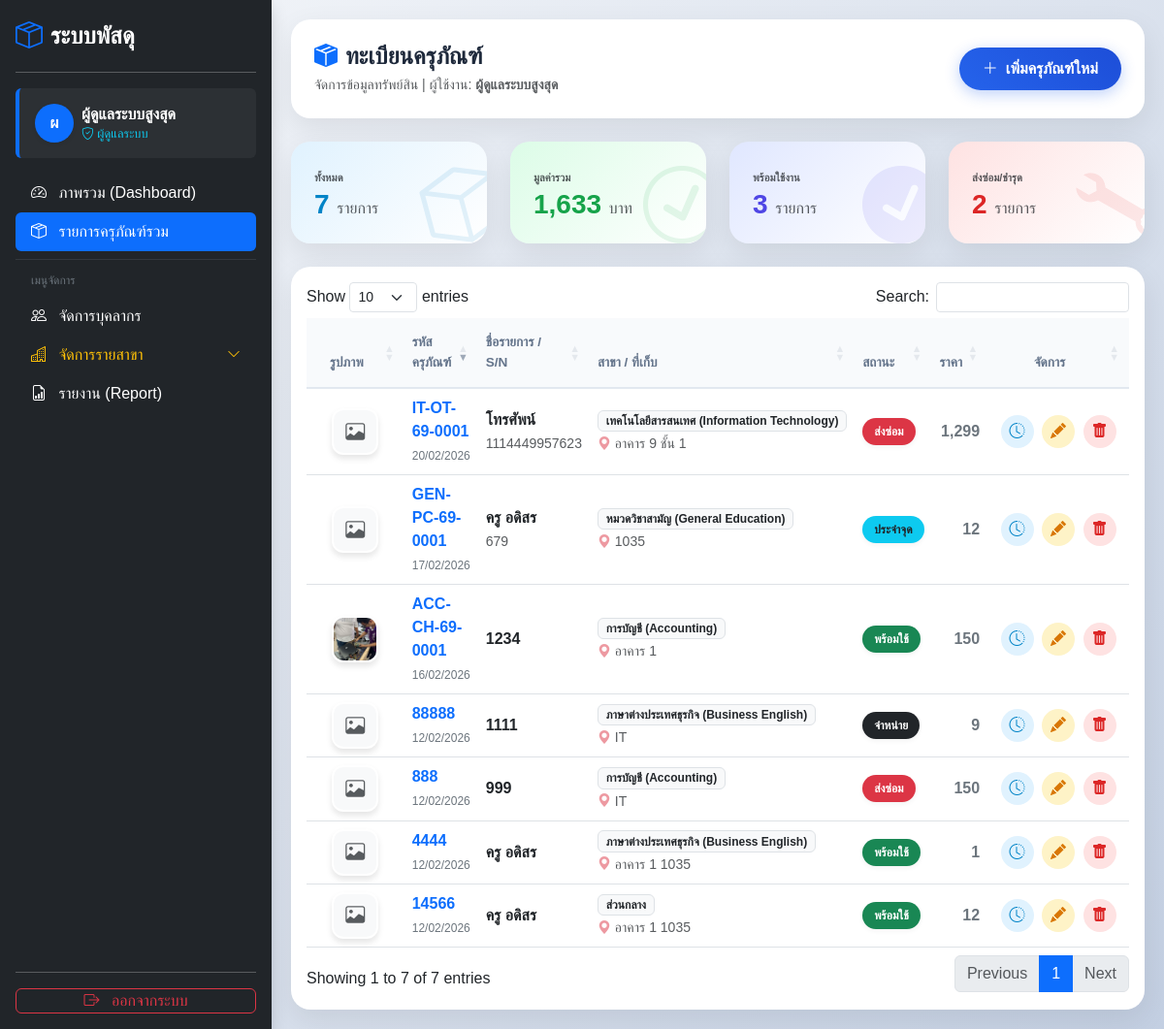
The app's page /assets.php (signed in) with its own data.
### tables this page shows
CREATE TABLE `assets` (
  `id` int(11) NOT NULL,
  `asset_code` varchar(50) NOT NULL,
  `asset_name` varchar(100) NOT NULL,
  `category` varchar(50) NOT NULL,
  `location` varchar(100) DEFAULT NULL,
  `description` text DEFAULT NULL,
  `price` decimal(10,2) DEFAULT 0.00,
  `received_date` date DEFAULT NULL,
  `status` enum('available','in_use','repair','disposed','stationed') NOT NULL DEFAULT 'available',
  `image` varchar(255) DEFAULT NULL,
  `borrowed_by` varchar(100) DEFAULT NULL,
  `current_user_id` int(11) DEFAULT NULL,
  `updated_at` timestamp NOT NULL DEFAULT current_timestamp() ON UPDATE current_timestamp(),
  `department_id` int(11) DEFAULT NULL,
  `serial_number` varchar(100) DEFAULT NULL,
  `cost` decimal(10,2) DEFAULT 0.00,
  `useful_life` int(11) DEFAULT 5,
  `salvage_value` decimal(10,2) DEFAULT 1.00,
  `category_id` int(11) DEFAULT NULL
);

CREATE TABLE `departments` (
  `id` int(11) NOT NULL,
  `code` varchar(10) NOT NULL,
  `name` varchar(100) NOT NULL,
  `contact_person` varchar(150) DEFAULT 'เจ้าหน้าที่สาขา'
);

### assets.php (the view, shortened to what this page needs)
<?php
require 'db.php';
$user_role = $_SESSION['role'];
$user_dept = $_SESSION['dept_id'] ?? 0;
if ($user_role == 'admin') {
    $sql = "SELECT a.*, d.name as dept_name FROM assets a LEFT JOIN departments d ON a.department_id = d.id ORDER BY a.id DESC";
    $stmt = $pdo->prepare($sql); $stmt->execute();
} else {
    $sql = "SELECT a.*, d.name as dept_name FROM assets a LEFT JOIN departments d ON a.department_id = d.id WHERE a.department_id = ? ORDER BY a.id DESC";
    $stmt = $pdo->prepare($sql); $stmt->execute([$user_dept]);
}
$assets = $stmt->fetchAll();
$summary = ['total' => count($assets), 'price' => 0, 'available' => 0, 'repair' => 0];
foreach ($assets as $a) {
    $summary['price'] += $a['price'];
    if ($a['status'] == 'available') $summary['available']++;
    if ($a['status'] == 'repair') $summary['repair']++;
}
?>
<!DOCTYPE html>
<html lang="th">
<head>
    <link href="https://cdn.jsdelivr.net/npm/bootstrap@5.3.0/dist/css/bootstrap.min.css" rel="stylesheet">
    <link rel="stylesheet" href="https://cdn.jsdelivr.net/npm/bootstrap-icons@1.11.0/font/bootstrap-icons.css">
    <link rel="stylesheet" href="https://cdn.datatables.net/1.13.7/css/dataTables.bootstrap5.min.css">
</head>
<body class="d-flex">
    <?php include 'sidebar.php'; ?>
    <div class="main-content">
        <div class="card mb-4 p-4 border-0 d-flex flex-row justify-content-between align-items-center">
            <div>
                <h4 class="fw-bold mb-1" style="color: #1e293b;">
                    <i class="bi bi-box-seam-fill text-primary me-2"></i>ทะเบียนครุภัณฑ์
                </h4>
                <p class="text-muted mb-0 small">จัดการข้อมูลทรัพย์สิน | ผู้ใช้งาน: <b><?= $user_name ?></b></p>
            </div>
            <?php if($user_role == 'admin' || $user_role == 'teacher'): ?>
                <button class="btn btn-gradient" onclick="openAddModal()">
                    <i class="bi bi-plus-lg me-2"></i>เพิ่มครุภัณฑ์ใหม่
                </button>
            <?php endif; ?>
        </div>
        <div class="row g-4 mb-4">
            <div class="col-md-3">
                <div class="card h-100 stat-card stat-primary">
                    <div class="card-body p-4">
                        <small class="text-uppercase fw-bold text-muted" style="font-size: 0.7rem;">ทั้งหมด</small>
                        <h3 class="fw-bold mb-0"><?= number_format($summary['total']) ?> <span class="fs-6 text-muted fw-normal">รายการ</span></h3>
                    </div>
                </div>
            </div>
            <div class="col-md-3">
                <div class="card h-100 stat-card stat-success">
                    <div class="card-body p-4">
                        <small class="text-uppercase fw-bold text-muted" style="font-size: 0.7rem;">มูลค่ารวม</small>
                        <h3 class="fw-bold mb-0"><?= number_format($summary['price']) ?> <span class="fs-6 text-muted fw-normal">บาท</span></h3>
                    </div>
                </div>
            </div>
            <div class="col-md-3">
                <div class="card h-100 stat-card stat-info">
                    <div class="card-body p-4">
                        <small class="text-uppercase fw-bold text-muted" style="font-size: 0.7rem;">พร้อมใช้งาน</small>
                        <h3 class="fw-bold mb-0"><?= number_format($summary['available']) ?> <span class="fs-6 text-muted fw-normal">รายการ</span></h3>
                    </div>
                </div>
            </div>
            <div class="col-md-3">
                <div class="card h-100 stat-card stat-danger">
                    <div class="card-body p-4">
                        <small class="text-uppercase fw-bold text-muted" style="font-size: 0.7rem;">ส่งซ่อม/ชำรุด</small>
                        <h3 class="fw-bold mb-0"><?= number_format($summary['repair']) ?> <span class="fs-6 text-muted fw-normal">รายการ</span></h3>
                    </div>
                </div>
            </div>
        </div>
        <div class="card p-0 overflow-hidden">
            <div class="card-body p-0">
                <div class="table-responsive p-3">
                    <table id="mainTable" class="table table-hover align-middle w-100">
                        <thead>
                            <tr>
                                <th class="text-center" width="70">รูปภาพ</th>
                                <th>รหัสครุภัณฑ์</th>
                                <th>ชื่อรายการ / S/N</th>
                                <th>สาขา / ที่เก็บ</th>
                                <th>สถานะ</th>
                                <th class="text-end">ราคา</th>
                                <th class="text-center" width="120">จัดการ</th>
                            </tr>
                        </thead>
                        <tbody>
                            <?php foreach ($assets as $row): ?>
                            <tr>
                                <td class="text-center">
                                    <?php if ($row['image'] && file_exists("uploads/" . $row['image'])): ?>
                                        <img src="uploads/<?= $row['image'] ?>" class="asset-thumb" onclick="showImage('uploads/<?= $row['image'] ?>', '<?= $row['asset_name'] ?>')">
                                    <?php else: ?>
                                        <div class="asset-thumb bg-light d-flex align-items-center justify-content-center text-muted mx-auto"><i class="bi bi-image fs-5"></i></div>
                                    <?php endif; ?>
                                </td>
                                <td>
                                    <span class="fw-bold text-primary"><?= $row['asset_code'] ?></span><br>
                                    <small class="text-secondary" style="font-size: 0.75rem;">
                                        <?= !empty($row['received_date']) ? date('d/m/Y', strtotime($row['received_date'])) : '-' ?>
                                    </small>
                                </td>
                                <td>
                                    <span class="fw-semibold text-dark"><?= $row['asset_name'] ?></span>
                                    <?php if($row['serial_number']): ?>
                                        <br><small class="text-muted"><i class="bi bi-barcode"></i> <?= $row['serial_number'] ?></small>
                                    <?php endif; ?>
                                </td>
                                <td>
                                    <span class="badge bg-light text-dark border"><?= $row['dept_name'] ?: 'ส่วนกลาง' ?></span><br>
                                    <small class="text-muted"><i class="bi bi-geo-alt-fill text-danger opacity-50"></i> <?= $row['location'] ?></small>
                                </td>
                                <td>
                                    <?php
                                        $s = $row['status'];
                                        $cls = 'secondary'; $txt = 'ไม่ระบุ';
                                        if($s=='available') { $cls='success'; $txt='พร้อมใช้'; }
                                        elseif($s=='stationed') { $cls='info text-dark'; $txt='ประจำจุด'; }
                                        elseif($s=='repair') { $cls='danger'; $txt='ส่งซ่อม'; }
                                        elseif($s=='in_use') { $cls='warning text-dark'; $txt='ถูกยืม'; }
                                        elseif($s=='disposed') { $cls='dark'; $txt='จำหน่าย'; }
                                        echo "<span class='badge bg-$cls badge-status'>$txt</span>";
                                    ?>
                                </td>
                                <td class="text-end fw-bold text-secondary"><?= number_format($row['price']) ?></td>
                                <td class="text-center">
                                    <a href="history.php?id=<?= $row['id'] ?>" class="btn btn-icon btn-hist me-1" title="ประวัติ"><i class="bi bi-clock-history"></i></a>
                                    <?php if($user_role == 'admin' || ($user_role == 'teacher' && $row['department_id'] == $user_dept)): ?>
                                        <button class="btn btn-icon btn-edit me-1" onclick='openEdit(<?= json_encode($row) ?>)' title="แก้ไข"><i class="bi bi-pencil-fill"></i></button>
                                        <form method="POST" class="d-inline" onsubmit="return confirmDelete('<?= $row['asset_code'] ?>')">
                                            <button class="btn btn-icon btn-del" title="ลบ"><i class="bi bi-trash-fill"></i></button>
                                        </form>
                                    <?php endif; ?>
                                </td>
                            </tr>
                            <?php endforeach; ?>
                        </tbody>
                    </table>
                </div>
            </div>
        </div>
    </div>
</body>
</html>

### assets.php (style rules this page uses)
body { background: linear-gradient(135deg, #f5f7fa 0%, #c3cfe2 100%); font-family: 'Sarabun', sans-serif; min-height: 100vh; color: #2c3e50; overflow-x: hidden; }
.main-content { flex-grow: 1; padding: 30px; height: 100vh; overflow-y: auto; }
.card { border: none; border-radius: 20px; background: #fff; box-shadow: 0 10px 30px rgba(0,0,0,0.08); transition: transform 0.2s; }
.stat-card { position: relative; overflow: hidden; }
.stat-card::after { content: ''; position: absolute; right: -15px; bottom: -20px; font-family: 'bootstrap-icons'; font-size: 80px; opacity: 0.1; transform: rotate(-15deg); }
.stat-primary { background: linear-gradient(135deg, #e0f2fe, #fff); }
.stat-primary h3 { color: #0284c7; }
.stat-primary::after { content: '\F1C8'; color: #0284c7; }
.stat-success { background: linear-gradient(135deg, #dcfce7, #fff); }
.stat-success h3 { color: #16a34a; }
.stat-success::after { content: '\F26B'; color: #16a34a; }
.stat-info { background: linear-gradient(135deg, #e0e7ff, #fff); }
.stat-info h3 { color: #4f46e5; }
.stat-info::after { content: '\F26A'; color: #4f46e5; }
.stat-danger { background: linear-gradient(135deg, #fee2e2, #fff); }
.stat-danger h3 { color: #dc2626; }
.stat-danger::after { content: '\F621'; color: #dc2626; }
.table thead th { background-color: #f8fafc; color: #64748b; font-weight: 700; text-transform: uppercase; font-size: 0.85rem; border-bottom: 2px solid #e2e8f0; padding-top: 15px; padding-bottom: 15px; }
.asset-thumb { width: 48px; height: 48px; object-fit: cover; border-radius: 12px; border: 2px solid #fff; box-shadow: 0 4px 6px rgba(0,0,0,0.1); cursor: pointer; transition: 0.2s; }
.badge-status { padding: 8px 12px; border-radius: 30px; font-weight: 600; font-size: 0.75rem; box-shadow: 0 2px 5px rgba(0,0,0,0.05); }
.btn-gradient { background: linear-gradient(45deg, #2563eb, #1d4ed8); border: none; color: white; box-shadow: 0 4px 15px rgba(37, 99, 235, 0.3); border-radius: 30px; padding: 10px 24px; font-weight: 600; transition: all 0.3s; }
.btn-icon { width: 34px; height: 34px; border-radius: 50%; padding: 0; display: inline-flex; align-items: center; justify-content: center; border: none; transition: 0.2s; }
.btn-edit { background: #fef3c7; color: #d97706; }
.btn-del { background: #fee2e2; color: #dc2626; }
.btn-hist { background: #e0f2fe; color: #0284c7; }

### sidebar.php (style rules this page uses)
body { display: flex !important; flex-direction: row !important; min-height: 100vh; margin: 0; overflow-x: hidden; }
#sidebar-wrapper + div, .main-content, .container-fluid { flex-grow: 1; width: 100%; padding: 20px; overflow-y: auto; }

### records on screen
assets: asset_code "IT-OT-69-0001", received_date "20/02/2026", asset_name "โทรศัพน์", serial_number "1114449957623", department.name "เทคโนโลยีสารสนเทศ (Information Technology)", location "อาคาร 9 ชั้น 1", status "ส่งซ่อม", price "1,299"
assets: asset_code "GEN-PC-69-0001", received_date "17/02/2026", asset_name "ครู อดิสร", serial_number "679", department.name "หมวดวิชาสามัญ (General Education)", location "1035", status "ประจำจุด", price "12"
assets: image (picture), asset_code "ACC-CH-69-0001", received_date "16/02/2026", asset_name "1234", department.name "การบัญชี (Accounting)", location "อาคาร 1", status "พร้อมใช้", price "150"
assets: asset_code "88888", received_date "12/02/2026", asset_name "1111", department.name "ภาษาต่างประเทศธุรกิจ (Business English)", location "IT", status "จำหน่าย", price "9"
assets: asset_code "888", received_date "12/02/2026", asset_name "999", department.name "การบัญชี (Accounting)", location "IT", status "ส่งซ่อม", price "150"
assets: asset_code "14566", received_date "12/02/2026", asset_name "ครู อดิสร", dept_name "ส่วนกลาง", location "อาคาร 1 1035", status "พร้อมใช้", price "12"
assets: asset_code "4444", received_date "12/02/2026", asset_name "ครู อดิสร", department.name "ภาษาต่างประเทศธุรกิจ (Business English)", location "อาคาร 1 1035", status "พร้อมใช้", price "1"

### other values on screen
mb_substr($user_name, 0, 1) "ผ"
$user_name "ผู้ดูแลระบบสูงสุด"
$summary['total'] "7"
$summary['price'] "1,633"
$summary['available'] "3"
$summary['repair'] "2"
